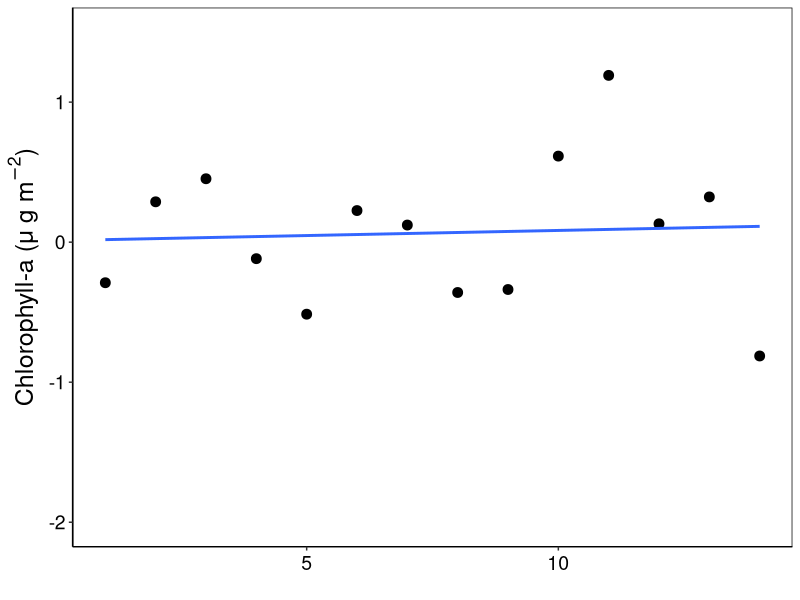
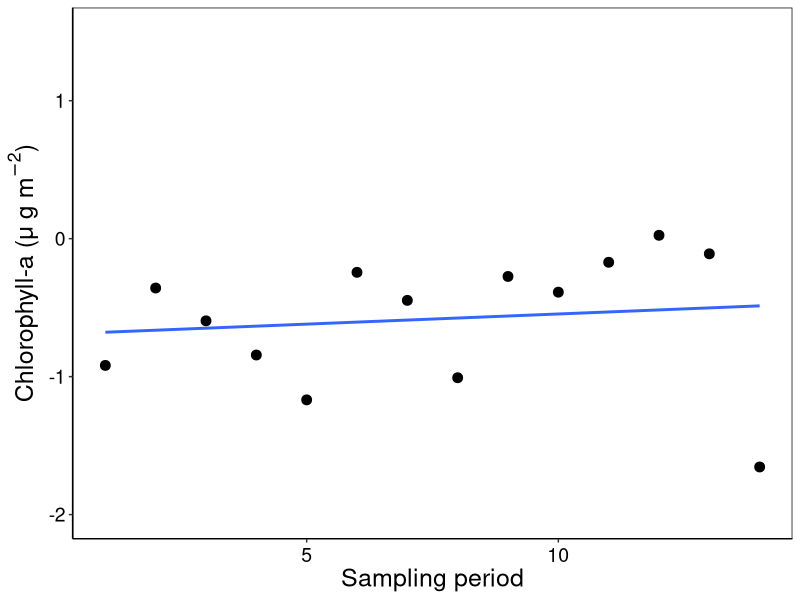
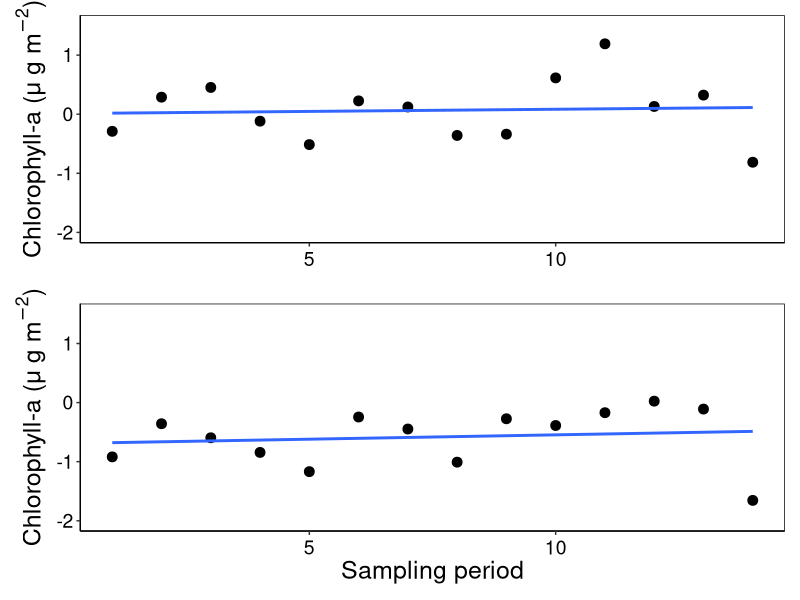

Reproduce these figures in R, in order. (Note: this script raises an error after producing the figures.)




#--------------------------------------------
# Chlorophyll
# 07 May 2020
#PEGF
#--------------------------------------------
#

library(modelr)
library(ggplot2)
library(dplyr)
library(patchwork)

chl_a<- read.csv("chl_a.csv")
chl_a


# QPA CHLA ----------------------------------------------------------------

chla <- chl_a %>% select(TimeCHLA ,QPACHLALog,QPBCHLALog)
chla <- na.omit(chla)

QPAChla.mod  <- lm(QPACHLALog~ TimeCHLA   , data=chla)
summary(QPAChla.mod)

chla$QPAChlaresid<- QPAChla.mod$resid
chla

1/apply(chla, 2, sd)

c1 <- ggplot(chla, aes(TimeCHLA,
                            y=QPACHLALog))+
  geom_point(size = 3) + 
  geom_smooth(method=lm,se=FALSE) +
  
  xlab('') + ylab("Chlorophyll-a ("*"\u03BC"~g~m^-2*")") + # axis x
  theme(axis.title.y = element_text(size = 18, angle = 90)) +
 
  theme(axis.text.x=element_text(angle=0, size=14, vjust=0.5, color="black")) + #subaxis x
  theme(axis.text.y=element_text(angle=0, size=14, vjust=0.5, color="black")) + #subaxis y

  ylim(-2,1.5) +
  
  theme(panel.grid.major = element_blank(), panel.grid.minor = element_blank(),
        panel.background = element_blank(), axis.line = element_line(colour = "black")) +
  theme(panel.border = element_rect(colour = "black", fill=NA, size=0.5))
c1



# QPB CHL-A ---------------------------------------------------------------

QPBChla.mod  <- lm(QPBCHLALog~ TimeCHLA   , data=chla)
summary(QPBChla.mod)

chla$QPBChlaresid<- QPBChla.mod$resid
chla

1/apply(chla, 2, sd)

c2 <- ggplot(chla, aes(TimeCHLA,
                       y=QPBCHLALog))+
  geom_point(size = 3) + 
  geom_smooth(method=lm,se=FALSE) +
  
  xlab('Sampling period') + ylab("Chlorophyll-a ("*"\u03BC"~g~m^-2*")") + 
  theme(axis.title.x = element_text(size = 18, angle = 0)) +# axis x
  theme(axis.title.y = element_text(size = 18, angle = 90)) +
  
  theme(axis.text.x=element_text(angle=0, size=14, vjust=0.5, color="black")) + #subaxis x
  theme(axis.text.y=element_text(angle=0, size=14, vjust=0.5, color="black")) + #subaxis y

    ylim(-2,1.5) +

  theme(panel.grid.major = element_blank(), panel.grid.minor = element_blank(),
        panel.background = element_blank(), axis.line = element_line(colour = "black")) +
  theme(panel.border = element_rect(colour = "black", fill=NA, size=0.5))
c2

chlag <- c1 / c2
chlag + ggsave("CHLA.jpeg", width=6, height=10,dpi=600)


# Longterm  ---------------------------------------------------------------

chl_a
# QPA
c3 <- ggplot(chl_a,aes(TimeCHLA  ,
                           y=QPAchla))+
  geom_point() + 
  geom_line() +
  geom_errorbar(aes(ymin=QPAchla-QPAsdCHLA, ymax=QPAchla+QPAsdCHLA), width=.2,
                position=position_dodge(0.05)) + 
  geom_segment(aes(x = 1, y = 1045.60, xend = 9, yend = 1045.60))+
  geom_segment((aes(x = 10, y = 1045.60, xend = 23, yend = 1045.60)), color="red", linetype="dashed", size=1) + 
  
  xlab('')+ ylab("Chlorophyll-a ("*"\u03BC"~g~m^-2*")") +
  theme(axis.title.y = element_text(size = 18, angle = 90)) +
  
  theme(axis.text.x=element_text(angle=0, size=14, vjust=0.5, color="black")) + #subaxis x
  theme(axis.text.y=element_text(angle=0, size=14, vjust=0.5, color="black")) + #subaxis y
  
  ylim(500,4000) +
  
  theme(panel.grid.major = element_blank(), panel.grid.minor = element_blank(),
        panel.background = element_blank(), axis.line = element_line(colour = "black")) +
  theme(panel.border = element_rect(colour = "black", fill=NA, size=0.5))

c3

# QPB

c4 <- ggplot(chl_a,aes(TimeCHLA  ,
                       y=QPBchla))+
  geom_point() + 
  geom_line() +
  geom_errorbar(aes(ymin=QPBchla-QPBsdCHLA, ymax=QPBchla+QPBsdCHLA), width=.2,
                position=position_dodge(0.05)) + 
  geom_segment(aes(x = 1, y = 1397.81, xend = 9, yend = 1397.81))+
  geom_segment((aes(x = 10, y = 1397.81, xend = 23, yend = 1397.81)), color="red", linetype="dashed", size=1) + 
  
  xlab('Sampling period')+ ylab("Chlorophyll-a ("*"\u03BC"~g~m^-2*")") +
  theme(axis.title.x = element_text(size = 18, angle = 0)) +
  theme(axis.title.y = element_text(size = 18, angle = 90)) +
  
  theme(axis.text.x=element_text(angle=0, size=14, vjust=0.5, color="black")) + #subaxis x
  theme(axis.text.y=element_text(angle=0, size=14, vjust=0.5, color="black")) + #subaxis y
  
  ylim(0,4000) +
  
  theme(panel.grid.major = element_blank(), panel.grid.minor = element_blank(),
        panel.background = element_blank(), axis.line = element_line(colour = "black")) +
  theme(panel.border = element_rect(colour = "black", fill=NA, size=0.5))

c4



LongCHLA <- c3 / c4
LongCHLA + ggsave("CHLAMean.jpeg", width=6, height=10,dpi=600)

